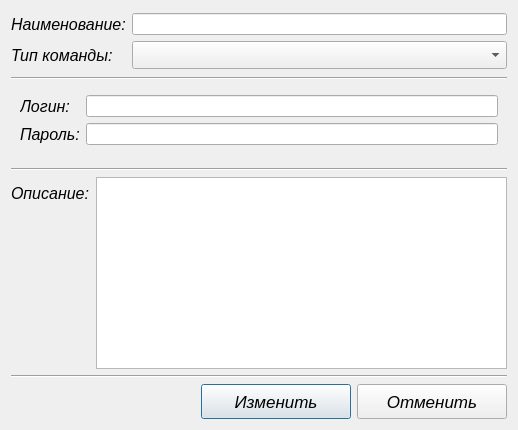
<?xml version="1.0" encoding="UTF-8"?>
<ui version="4.0">
 <class>Editor</class>
 <widget class="QDialog" name="Editor">
  <property name="geometry">
   <rect>
    <x>0</x>
    <y>0</y>
    <width>518</width>
    <height>430</height>
   </rect>
  </property>
  <property name="minimumSize">
   <size>
    <width>0</width>
    <height>0</height>
   </size>
  </property>
  <property name="windowTitle">
   <string>Dialog</string>
  </property>
  <layout class="QVBoxLayout" name="verticalLayout">
   <item>
    <layout class="QFormLayout" name="formLayout_2">
     <property name="horizontalSpacing">
      <number>6</number>
     </property>
     <property name="topMargin">
      <number>2</number>
     </property>
     <property name="bottomMargin">
      <number>2</number>
     </property>
     <item row="0" column="0">
      <widget class="QLabel" name="label">
       <property name="font">
        <font>
         <pointsize>12</pointsize>
         <italic>true</italic>
        </font>
       </property>
       <property name="text">
        <string>Наименование:</string>
       </property>
      </widget>
     </item>
     <item row="1" column="0">
      <widget class="QLabel" name="label_2">
       <property name="font">
        <font>
         <pointsize>12</pointsize>
         <italic>true</italic>
        </font>
       </property>
       <property name="text">
        <string>Тип команды:</string>
       </property>
      </widget>
     </item>
     <item row="0" column="1">
      <widget class="QLineEdit" name="lineEdit_name"/>
     </item>
     <item row="1" column="1">
      <widget class="QComboBox" name="comboBox_type">
       <property name="font">
        <font>
         <pointsize>13</pointsize>
         <italic>true</italic>
        </font>
       </property>
      </widget>
     </item>
    </layout>
   </item>
   <item>
    <widget class="Line" name="line_2">
     <property name="orientation">
      <enum>Qt::Horizontal</enum>
     </property>
    </widget>
   </item>
   <item>
    <widget class="QStackedWidget" name="stackedWidget">
     <property name="currentIndex">
      <number>0</number>
     </property>
     <widget class="QWidget" name="page">
      <layout class="QVBoxLayout" name="verticalLayout_2">
       <item>
        <layout class="QFormLayout" name="formLayout">
         <item row="0" column="0">
          <widget class="QLabel" name="label_3">
           <property name="font">
            <font>
             <pointsize>12</pointsize>
             <italic>true</italic>
            </font>
           </property>
           <property name="text">
            <string>Логин:</string>
           </property>
          </widget>
         </item>
         <item row="1" column="0">
          <widget class="QLabel" name="label_4">
           <property name="font">
            <font>
             <pointsize>12</pointsize>
             <italic>true</italic>
            </font>
           </property>
           <property name="text">
            <string>Пароль:</string>
           </property>
          </widget>
         </item>
         <item row="0" column="1">
          <widget class="QLineEdit" name="lineEdit_login"/>
         </item>
         <item row="1" column="1">
          <widget class="QLineEdit" name="lineEdit_pass"/>
         </item>
        </layout>
       </item>
      </layout>
     </widget>
     <widget class="QWidget" name="page_2">
      <layout class="QVBoxLayout" name="verticalLayout_3">
       <item>
        <layout class="QHBoxLayout" name="horizontalLayout_3">
         <item>
          <widget class="QLabel" name="label_8">
           <property name="text">
            <string>TextLabel</string>
           </property>
          </widget>
         </item>
         <item>
          <widget class="QLabel" name="label_7">
           <property name="text">
            <string>TextLabel</string>
           </property>
          </widget>
         </item>
         <item>
          <widget class="QLabel" name="label_6">
           <property name="text">
            <string>TextLabel</string>
           </property>
          </widget>
         </item>
        </layout>
       </item>
      </layout>
     </widget>
     <widget class="QWidget" name="page_3">
      <layout class="QVBoxLayout" name="verticalLayout_5">
       <item>
        <layout class="QVBoxLayout" name="verticalLayout_4">
         <item>
          <widget class="QLabel" name="label_10">
           <property name="text">
            <string>TextLabel</string>
           </property>
          </widget>
         </item>
         <item>
          <widget class="QLabel" name="label_11">
           <property name="text">
            <string>TextLabel</string>
           </property>
          </widget>
         </item>
         <item>
          <widget class="QLabel" name="label_9">
           <property name="text">
            <string>TextLabel</string>
           </property>
          </widget>
         </item>
        </layout>
       </item>
      </layout>
     </widget>
    </widget>
   </item>
   <item>
    <widget class="Line" name="line">
     <property name="orientation">
      <enum>Qt::Horizontal</enum>
     </property>
    </widget>
   </item>
   <item>
    <layout class="QFormLayout" name="formLayout_3">
     <property name="labelAlignment">
      <set>Qt::AlignLeading|Qt::AlignLeft|Qt::AlignVCenter</set>
     </property>
     <property name="formAlignment">
      <set>Qt::AlignLeading|Qt::AlignLeft|Qt::AlignTop</set>
     </property>
     <item row="0" column="0">
      <widget class="QLabel" name="label_5">
       <property name="font">
        <font>
         <pointsize>12</pointsize>
         <italic>true</italic>
        </font>
       </property>
       <property name="text">
        <string>Описание:</string>
       </property>
      </widget>
     </item>
     <item row="0" column="1">
      <widget class="QPlainTextEdit" name="plainTextEdit"/>
     </item>
    </layout>
   </item>
   <item>
    <widget class="Line" name="line_3">
     <property name="orientation">
      <enum>Qt::Horizontal</enum>
     </property>
    </widget>
   </item>
   <item>
    <layout class="QHBoxLayout" name="horizontalLayout">
     <item>
      <spacer name="horizontalSpacer">
       <property name="orientation">
        <enum>Qt::Horizontal</enum>
       </property>
       <property name="sizeHint" stdset="0">
        <size>
         <width>40</width>
         <height>20</height>
        </size>
       </property>
      </spacer>
     </item>
     <item>
      <widget class="QPushButton" name="pushButton_enter">
       <property name="minimumSize">
        <size>
         <width>150</width>
         <height>35</height>
        </size>
       </property>
       <property name="font">
        <font>
         <pointsize>13</pointsize>
         <italic>true</italic>
        </font>
       </property>
       <property name="text">
        <string>Изменить</string>
       </property>
      </widget>
     </item>
     <item>
      <widget class="QPushButton" name="pushButton_cancel">
       <property name="minimumSize">
        <size>
         <width>150</width>
         <height>35</height>
        </size>
       </property>
       <property name="font">
        <font>
         <pointsize>13</pointsize>
         <italic>true</italic>
        </font>
       </property>
       <property name="text">
        <string>Отменить</string>
       </property>
      </widget>
     </item>
    </layout>
   </item>
  </layout>
 </widget>
 <resources/>
 <connections/>
</ui>
